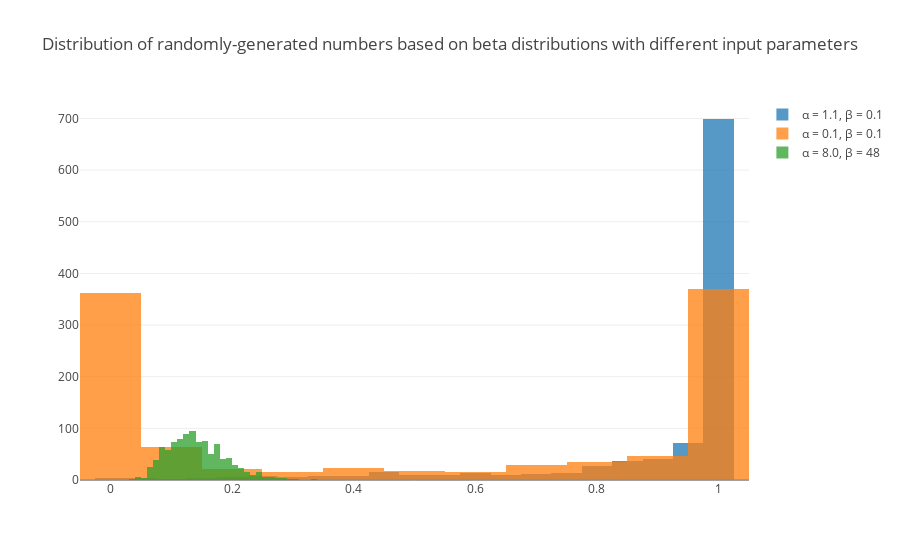

Here is the notebook cell this chart was saved with:
### Markdown cell above
Now we know how the PDF of beta distribution is dependent on α and β values, we can ask Numpy to generate a set of 1000 random values with a few different combinations of α and β, using the Numpy `beta` function.

Note that the Scipy `beta()` function above returns the PDF whereas the `numpy.random.beta()` function generates random numbers.

### Code cell
# generate 1000 random values with different α and β values

betaValues_alpha11_beta01 = np.random.beta(1.1,0.1,1000)
betaValues_alpha01_beta01 = np.random.beta(0.1,0.1,1000)
betaValues_alpha80_beta48 = np.random.beta(8.0,48,1000)

# plot all the variables - reference: https://plot.ly/python/histograms/
trace1 = go.Histogram(x=betaValues_alpha11_beta01, opacity=0.75, name = 'α = 1.1, β = 0.1')
trace2 = go.Histogram(x=betaValues_alpha01_beta01, opacity=0.75, name = 'α = 0.1, β = 0.1')
trace3 = go.Histogram(x=betaValues_alpha80_beta48, opacity=0.75, name = 'α = 8.0, β = 48')

data = [trace1, trace2, trace3]
layout = go.Layout(
    barmode='overlay',
    title = 'Distribution of randomly-generated numbers based on beta distributions with different input parameters')

fig = go.Figure(data=data, layout=layout)
iplot(fig)

### Figure 1 — Plotly figure (JSON) as saved in the notebook; plotly's stock layout.template omitted (floating-point values rounded to 4 significant figures; data arrays with more than 128 entries replaced by an {"elided": "..."} marker saying what was removed)
{"data": [{"name": "α = 1.1, β = 0.1", "opacity": 0.75, "type": "histogram", "uid": "c97d3ec0-dc6b-11e8-a3a0-80fa5b2a4c05", "x": {"elided": "1000 float values"}}, {"name": "α = 0.1, β = 0.1", "opacity": 0.75, "type": "histogram", "uid": "c97d3ec1-dc6b-11e8-8864-80fa5b2a4c05", "x": {"elided": "1000 float values"}}, {"name": "α = 8.0, β = 48", "opacity": 0.75, "type": "histogram", "uid": "c97d3ec2-dc6b-11e8-bfa6-80fa5b2a4c05", "x": {"elided": "1000 float values"}}], "layout": {"barmode": "overlay", "title": "Distribution of randomly-generated numbers based on beta distributions with different input parameters"}}
